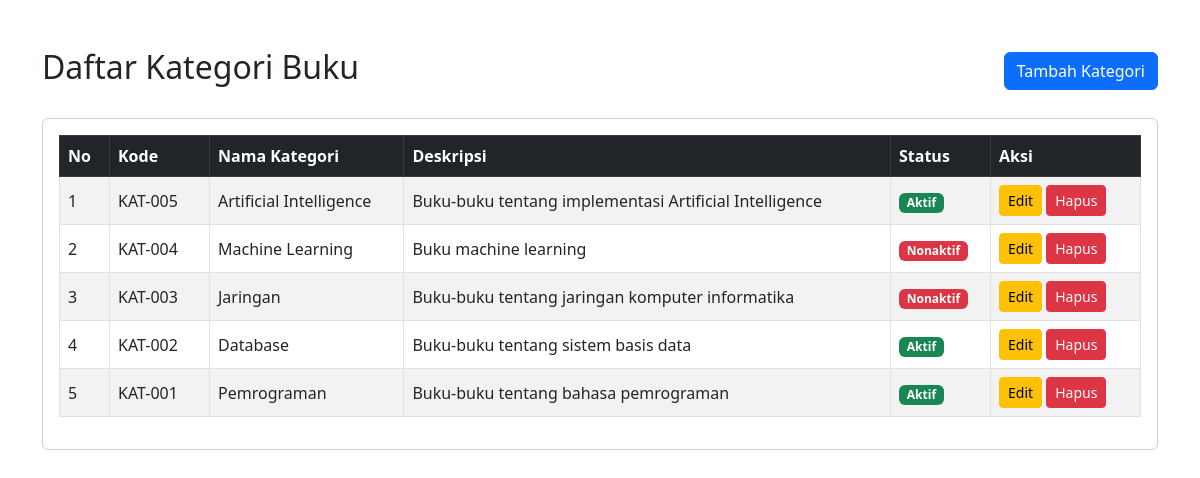
The page / on the database its author committed.
### tables this page shows
CREATE TABLE `kategori` (
  `id_kategori` int(11) NOT NULL,
  `kode_kategori` varchar(10) NOT NULL,
  `nama_kategori` varchar(50) NOT NULL,
  `deskripsi` text DEFAULT NULL,
  `status` enum('Aktif','Nonaktif') DEFAULT 'Aktif',
  `created_at` timestamp NOT NULL DEFAULT current_timestamp()
);

### index.php (the view, shortened to what this page needs)
<!DOCTYPE html>
<html lang="id">
<head>
    <link href="https://cdn.jsdelivr.net/npm/bootstrap@5.3.0/dist/css/bootstrap.min.css" rel="stylesheet">
</head>
<body>
    <?php
    require_once 'config/database.php';
    $sql = "SELECT * FROM kategori ORDER BY id_kategori DESC";
    $stmt = $conn->prepare($sql);
    $stmt->execute();
    $result = $stmt->get_result();
    ?>
    <div class="container mt-5">
        <div class="d-flex justify-content-between align-items-center mb-4">
            <h2>Daftar Kategori Buku</h2>
            <a href="create.php" class="btn btn-primary">Tambah Kategori</a>
        </div>
        <div class="card">
            <div class="card-body">
                <table class="table table-striped table-bordered align-middle">
                    <thead class="table-dark">
                        <tr>
                            <th width="50">No</th>
                            <th width="100">Kode</th>
                            <th>Nama Kategori</th>
                            <th>Deskripsi</th>
                            <th width="100">Status</th>
                            <th width="150">Aksi</th>
                        </tr>
                    </thead>
                    <tbody>
                        <?php
                        if($result->num_rows > 0){
                            $no = 1;
                            while($row = $result->fetch_assoc()){
                                $badge = (trim($row['status']) === 'Aktif')
                                    ? '<span class="badge bg-success">Aktif</span>'
                                    : '<span class="badge bg-danger">Nonaktif</span>';
                                ?>
                                <tr>
                                    <td><?= $no++ ?></td>
                                    <td><?= htmlspecialchars($row['kode_kategori']) ?></td>
                                    <td><?= htmlspecialchars($row['nama_kategori']) ?></td>
                                    <td><?= htmlspecialchars($row['deskripsi']) ?></td>
                                    <td><?= $badge ?></td>
                                    <td>
                                        <a href="edit.php?id=<?= $row['id_kategori'] ?>"
                                           class="btn btn-warning btn-sm">
                                           Edit
                                        </a>
                                        <button onclick="confirmDelete(<?= $row['id_kategori'] ?>)"
                                                class="btn btn-danger btn-sm">
                                            Hapus
                                        </button>
                                    </td>
                                </tr>
                                <?php
                            }
                        }
                        ?>
                    </tbody>
                </table>
            </div>
        </div>
    </div>
</body>
</html>

### rows shown on the page
kategori: kode_kategori "KAT-005", nama_kategori "Artificial Intelligence", deskripsi "Buku-buku tentang implementasi Artificial Intelligence", status "Aktif"
kategori: kode_kategori "KAT-004", nama_kategori "Machine Learning", deskripsi "Buku machine learning", status "Nonaktif"
kategori: kode_kategori "KAT-003", nama_kategori "Jaringan", deskripsi "Buku-buku tentang jaringan komputer informatika", status "Nonaktif"
kategori: kode_kategori "KAT-002", nama_kategori "Database", deskripsi "Buku-buku tentang sistem basis data", status "Aktif"
kategori: kode_kategori "KAT-001", nama_kategori "Pemrograman", deskripsi "Buku-buku tentang bahasa pemrograman", status "Aktif"
